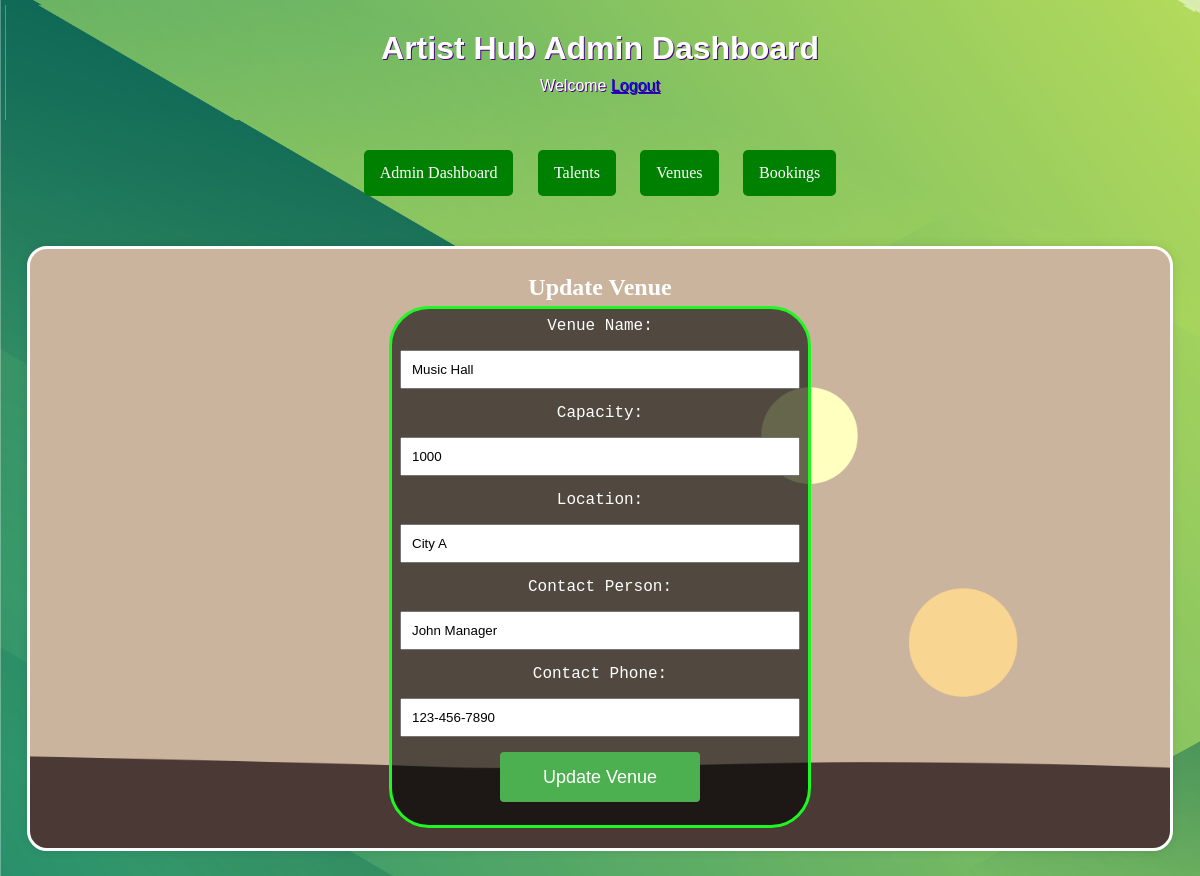
Screenshot of /updateVenue.php?venue_id=1 with the database file from the repository.
### tables this page shows
CREATE TABLE `venues` (
  `venue_id` int(11) NOT NULL,
  `venue_name` varchar(255) NOT NULL,
  `capacity` int(11) DEFAULT NULL,
  `location` varchar(255) DEFAULT NULL,
  `contact_person` varchar(255) DEFAULT NULL,
  `contact_phone` varchar(20) DEFAULT NULL
);

### database.php (called while the page is built, shortened)
<?php
$host = "localhost";
$username = "root";
$password = "";
$database = "artisthub";
$conn = new mysqli($host, $username, $password, $database);
function getVenueDetails($venueId) {
    global $conn;
    $sql = "SELECT * FROM venues WHERE venue_id = ?";
    $stmt = $conn->prepare($sql);
    $stmt->bind_param("i", $venueId);
    $stmt->execute();
    $result = $stmt->get_result();
    $venueDetails = $result->fetch_assoc();
    return $venueDetails;
}
?>

### updateVenue.php (the view, shortened to what this page needs)
<?php
include_once 'database.php';
if (isset($_GET['venue_id'])) {
    $venueId = $_GET['venue_id'];
    $venueDetails = getVenueDetails($venueId);
} else {
    header("Location: admin_venues.php");
    exit();
}
?>
<!DOCTYPE html>
<html lang="en">
<head>
    <link rel="stylesheet" href="style.css">
</head>
<body>
    <div class="header">
        <h1>Artist Hub Admin Dashboard</h1>
        <p>Welcome <a href="logout.php">Logout</a></p>
    </div>
    <header>
        <nav>
            <a href="admin_dashboard.php">Admin Dashboard</a>
            <a href="admin_talents.php">Talents</a>
            <a href="admin_venues.php">Venues</a>
            <a href="admin_bookings.php">Bookings</a>
        </nav>
    </header>
    <div class="container">
        <h2>Update Venue</h2>
        <form method="post" action="<?php echo htmlspecialchars($_SERVER["PHP_SELF"]); ?>">
            <label for="venueName">Venue Name:</label>
            <input type="text" id="venueName" name="venueName" value="<?php echo $venueDetails['venue_name']; ?>" required>
            <label for="capacity">Capacity:</label>
            <input type="number" id="capacity" name="capacity" value="<?php echo $venueDetails['capacity']; ?>" required>
            <label for="location">Location:</label>
            <input type="text" id="location" name="location" value="<?php echo $venueDetails['location']; ?>" required>
            <label for="contactPerson">Contact Person:</label>
            <input type="text" id="contactPerson" name="contactPerson" value="<?php echo $venueDetails['contact_person']; ?>" required>
            <label for="contactPhone">Contact Phone:</label>
            <input type="tel" id="contactPhone" name="contactPhone" value="<?php echo $venueDetails['contact_phone']; ?>" required>
            <button type="submit" name="update">Update Venue</button>
        </form>
    </div>
</body>
</html>

### style.css (style rules this page uses)
body, h1, h2, p, form { margin: 0; padding: 5px; color: rgb(255, 255, 255); text-align: center; }
body { background: linear-gradient(to bottom, #006400, #14c91a); font-family: Arial, sans-serif; font-size: 16px; color: white; background-image: url("sage.png"); }
.header { background-color: #14c91a; padding: 20px; color: white; text-shadow: 1px 1px indigo; text-align: center; background-image: url("sage.png"); }
.container { max-width: 1100px; margin: 20px auto; padding: 20px; border-radius: 20px; box-shadow: 0 0 10px rgba(0, 0, 0, 0.1); border-style: solid; color: rgb(253, 253, 253); font-family: Georgia; background-image: url("er.png"); background-size: cover; background-repeat: no-repeat; background-position: center; }
form { max-width: 400px; margin: 0 auto; font-family: Courier; font-size: 100%; padding: 8px; color: rgb(31, 247, 35); border-radius: 40px; border-style: solid; background: rgba(0, 0, 0, 0.6); }
label, input, button { display: block; margin-bottom: 15px; color: rgb(255, 255, 255); }
button, select { padding: 10px; width: 100%; box-sizing: border-box; }
input,select { color: rgb(0, 0, 0); padding: 10px; width: 100%; box-sizing: border-box; }
button { background-color: #4CAF50; color: white; border: none; padding: 12px 20px; text-align: center; text-decoration: none; display: inline-block; font-size: 18px; border-radius: 4px; cursor: pointer; width: 200px; height: 50px; }
nav { text-align: center; margin-bottom: 20px; padding-top: 30px; padding-bottom: 30px; }
nav a { color: white; text-decoration: none; padding: 14px 16px; display: inline-block; margin: 0 10px; border-radius: 5px; background-color: #008000; font-family: Verdana; }

### rows the page displays
venues: venueName "Music Hall", capacity "1000", location "City A", contactPerson "John Manager", contactPhone "123-456-7890"
